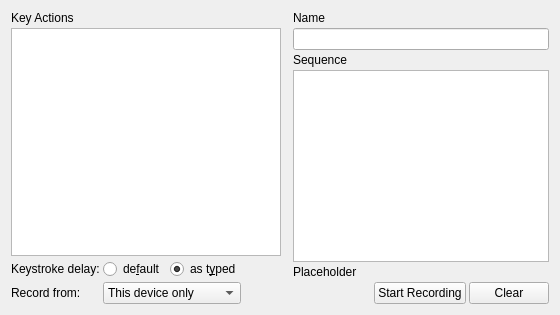
     <widget class="QWidget" name="macroTab">
      <attribute name="title">
       <string>Macro</string>
      </attribute>
      <layout class="QHBoxLayout" name="horizontalLayout_5">
       <item>
        <layout class="QVBoxLayout" name="verticalLayout_3">
         <property name="spacing">
          <number>3</number>
         </property>
         <item>
          <widget class="QLabel" name="label_4">
           <property name="text">
            <string>Key Actions</string>
           </property>
          </widget>
         </item>
         <item>
          <widget class="QPlainTextEdit" name="pteMacroBox">
           <property name="focusPolicy">
            <enum>Qt::WheelFocus</enum>
           </property>
           <property name="tabChangesFocus">
            <bool>true</bool>
           </property>
          </widget>
         </item>
         <item>
          <layout class="QGridLayout" name="gridLayout_6" columnstretch="0,0,0">
           <item row="4" column="2">
            <spacer name="horizontalSpacer_27">
             <property name="orientation">
              <enum>Qt::Horizontal</enum>
             </property>
             <property name="sizeHint" stdset="0">
              <size>
               <width>40</width>
               <height>20</height>
              </size>
             </property>
            </spacer>
           </item>
           <item row="0" column="1">
            <layout class="QHBoxLayout" name="horizontalLayout_4">
             <item>
              <widget class="QRadioButton" name="rb_delay_default">
               <property name="whatsThis">
                <string>Set delay to default values: 20us up to 15 chars, 200us above</string>
               </property>
               <property name="text">
                <string>de&amp;fault</string>
               </property>
               <property name="checked">
                <bool>false</bool>
               </property>
               <property name="autoExclusive">
                <bool>true</bool>
               </property>
              </widget>
             </item>
             <item>
              <widget class="QRadioButton" name="rb_delay_asTyped">
               <property name="whatsThis">
                <string>Delay will be the same as it was recorded</string>
               </property>
               <property name="text">
                <string>as t&amp;yped</string>
               </property>
               <property name="checked">
                <bool>true</bool>
               </property>
              </widget>
             </item>
            </layout>
           </item>
           <item row="0" column="0">
            <widget class="QLabel" name="label_5">
             <property name="text">
              <string>Keystroke delay:</string>
             </property>
            </widget>
           </item>
           <item row="4" column="0">
            <widget class="QLabel" name="label_6">
             <property name="text">
              <string>Record from:</string>
             </property>
            </widget>
           </item>
           <item row="4" column="1">
            <widget class="QComboBox" name="captureTypeBox">
             <property name="sizePolicy">
              <sizepolicy hsizetype="Minimum" vsizetype="Fixed">
               <horstretch>0</horstretch>
               <verstretch>0</verstretch>
              </sizepolicy>
             </property>
             <item>
              <property name="text">
               <string>This device only</string>
              </property>
             </item>
             <item>
              <property name="text">
               <string>All ckb-next devices</string>
              </property>
             </item>
             <item>
              <property name="text">
               <string>All keyboards</string>
              </property>
             </item>
            </widget>
           </item>
          </layout>
         </item>
        </layout>
       </item>
       <item>
        <widget class="QLabel" name="txtBuffer">
         <property name="enabled">
          <bool>false</bool>
         </property>
         <property name="sizePolicy">
          <sizepolicy hsizetype="Fixed" vsizetype="Fixed">
           <horstretch>0</horstretch>
           <verstretch>0</verstretch>
          </sizepolicy>
         </property>
         <property name="maximumSize">
          <size>
           <width>0</width>
           <height>0</height>
          </size>
         </property>
         <property name="contextMenuPolicy">
          <enum>Qt::NoContextMenu</enum>
         </property>
         <property name="toolTip">
          <string notr="true"/>
         </property>
         <property name="toolTipDuration">
          <number>0</number>
         </property>
         <property name="statusTip">
          <string notr="true"/>
         </property>
         <property name="whatsThis">
          <string notr="true"/>
         </property>
         <property name="frameShadow">
          <enum>QFrame::Plain</enum>
         </property>
         <property name="lineWidth">
          <number>0</number>
         </property>
         <property name="text">
          <string/>
         </property>
         <property name="textFormat">
          <enum>Qt::PlainText</enum>
         </property>
         <property name="indent">
          <number>0</number>
         </property>
         <property name="textInteractionFlags">
          <set>Qt::NoTextInteraction</set>
         </property>
        </widget>
       </item>
       <item>
        <layout class="QVBoxLayout" name="verticalLayout_4">
         <item>
          <layout class="QVBoxLayout" name="verticalLayout_2">
           <property name="spacing">
            <number>3</number>
           </property>
           <property name="sizeConstraint">
            <enum>QLayout::SetNoConstraint</enum>
           </property>
           <item>
            <widget class="QLabel" name="label_2">
             <property name="text">
              <string>Name</string>
             </property>
            </widget>
           </item>
           <item>
            <widget class="QLineEdit" name="pteMacroComment"/>
           </item>
           <item>
            <widget class="QLabel" name="label_3">
             <property name="text">
              <string>Sequence</string>
             </property>
            </widget>
           </item>
           <item>
            <widget class="NoUserInputTextEdit" name="pteMacroText">
             <property name="sizePolicy">
              <sizepolicy hsizetype="Expanding" vsizetype="MinimumExpanding">
               <horstretch>0</horstretch>
               <verstretch>0</verstretch>
              </sizepolicy>
             </property>
             <property name="contextMenuPolicy">
              <enum>Qt::DefaultContextMenu</enum>
             </property>
             <property name="acceptDrops">
              <bool>false</bool>
             </property>
             <property name="inputMethodHints">
              <set>Qt::ImhNoAutoUppercase</set>
             </property>
             <property name="documentTitle">
              <string/>
             </property>
             <property name="undoRedoEnabled">
              <bool>false</bool>
             </property>
             <property name="readOnly">
              <bool>true</bool>
             </property>
             <property name="plainText">
              <string/>
             </property>
             <property name="textInteractionFlags">
              <set>Qt::TextSelectableByKeyboard|Qt::TextSelectableByMouse</set>
             </property>
            </widget>
           </item>
           <item>
            <widget class="QLabel" name="lbl_macro">
             <property name="text">
              <string notr="true">Placeholder</string>
             </property>
            </widget>
           </item>
           <item>
            <layout class="QHBoxLayout" name="horizontalLayout_7">
             <item>
              <spacer name="horizontalSpacer_28">
               <property name="orientation">
                <enum>Qt::Horizontal</enum>
               </property>
               <property name="sizeHint" stdset="0">
                <size>
                 <width>40</width>
                 <height>20</height>
                </size>
               </property>
              </spacer>
             </item>
             <item>
              <widget class="ClickEventPushButton" name="btnStartMacro">
               <property name="text">
                <string>Start Recording</string>
               </property>
              </widget>
             </item>
             <item>
              <widget class="QPushButton" name="btnClearMacro">
               <property name="text">
                <string>Clear</string>
               </property>
              </widget>
             </item>
            </layout>
           </item>
          </layout>
         </item>
        </layout>
       </item>
      </layout>
     </widget>
